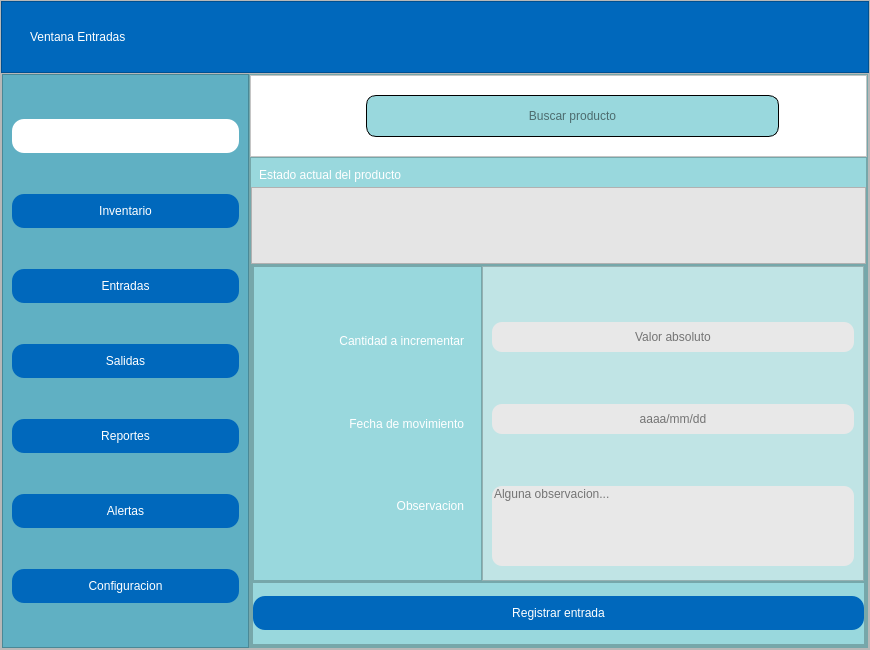
<?xml version="1.0" encoding="UTF-8"?>
<ui version="4.0">
 <class>Form</class>
 <widget class="QWidget" name="Form">
  <property name="geometry">
   <rect>
    <x>0</x>
    <y>0</y>
    <width>870</width>
    <height>650</height>
   </rect>
  </property>
  <property name="windowTitle">
   <string>Form</string>
  </property>
  <layout class="QVBoxLayout" name="verticalLayout">
   <property name="spacing">
    <number>0</number>
   </property>
   <property name="leftMargin">
    <number>0</number>
   </property>
   <property name="topMargin">
    <number>0</number>
   </property>
   <property name="rightMargin">
    <number>0</number>
   </property>
   <property name="bottomMargin">
    <number>0</number>
   </property>
   <item>
    <widget class="QFrame" name="frame">
     <property name="frameShape">
      <enum>QFrame::StyledPanel</enum>
     </property>
     <property name="frameShadow">
      <enum>QFrame::Raised</enum>
     </property>
     <layout class="QVBoxLayout" name="verticalLayout_2" stretch="1,8">
      <property name="spacing">
       <number>0</number>
      </property>
      <property name="leftMargin">
       <number>0</number>
      </property>
      <property name="topMargin">
       <number>0</number>
      </property>
      <property name="rightMargin">
       <number>0</number>
      </property>
      <property name="bottomMargin">
       <number>0</number>
      </property>
      <item>
       <widget class="QFrame" name="frame_superior">
        <property name="styleSheet">
         <string notr="true">QFrame{
	background-color: #0068BC;
}

QLabel {
	color: #FFFFFF;
    border: none;
    padding: 5px;
	font: 20pt &quot;Swis721 BlkCn BT&quot;;
}

QPushButton {
	background-color: transparent;
    color: #FFFFFF;
    border: none;
    padding: 5px;
}
QPushButton:hover { 
	background-color:#5DADE2; 
	
}
</string>
        </property>
        <property name="frameShape">
         <enum>QFrame::StyledPanel</enum>
        </property>
        <property name="frameShadow">
         <enum>QFrame::Raised</enum>
        </property>
        <layout class="QHBoxLayout" name="horizontalLayout">
         <property name="spacing">
          <number>0</number>
         </property>
         <property name="leftMargin">
          <number>0</number>
         </property>
         <property name="topMargin">
          <number>0</number>
         </property>
         <property name="rightMargin">
          <number>0</number>
         </property>
         <property name="bottomMargin">
          <number>0</number>
         </property>
         <item>
          <spacer name="horizontalSpacer_2">
           <property name="orientation">
            <enum>Qt::Horizontal</enum>
           </property>
           <property name="sizeType">
            <enum>QSizePolicy::Preferred</enum>
           </property>
           <property name="sizeHint" stdset="0">
            <size>
             <width>20</width>
             <height>20</height>
            </size>
           </property>
          </spacer>
         </item>
         <item>
          <widget class="QLabel" name="label">
           <property name="text">
            <string>Ventana Entradas</string>
           </property>
          </widget>
         </item>
         <item>
          <spacer name="horizontalSpacer">
           <property name="orientation">
            <enum>Qt::Horizontal</enum>
           </property>
           <property name="sizeHint" stdset="0">
            <size>
             <width>365</width>
             <height>20</height>
            </size>
           </property>
          </spacer>
         </item>
         <item>
          <widget class="QPushButton" name="btn_minimizar">
           <property name="text">
            <string/>
           </property>
           <property name="icon">
            <iconset>
             <normaloff>../models/minimizar.svg</normaloff>../models/minimizar.svg</iconset>
           </property>
           <property name="iconSize">
            <size>
             <width>40</width>
             <height>40</height>
            </size>
           </property>
          </widget>
         </item>
         <item>
          <widget class="QPushButton" name="btn_achicar">
           <property name="text">
            <string/>
           </property>
           <property name="icon">
            <iconset>
             <normaloff>../models/hacerchico.svg</normaloff>../models/hacerchico.svg</iconset>
           </property>
           <property name="iconSize">
            <size>
             <width>40</width>
             <height>40</height>
            </size>
           </property>
          </widget>
         </item>
         <item>
          <widget class="QPushButton" name="btn_agrandar">
           <property name="text">
            <string/>
           </property>
           <property name="icon">
            <iconset>
             <normaloff>../models/hacergrande.svg</normaloff>../models/hacergrande.svg</iconset>
           </property>
           <property name="iconSize">
            <size>
             <width>40</width>
             <height>40</height>
            </size>
           </property>
          </widget>
         </item>
         <item>
          <widget class="QPushButton" name="btn_cerrar">
           <property name="text">
            <string/>
           </property>
           <property name="icon">
            <iconset>
             <normaloff>../models/cerrar.svg</normaloff>../models/cerrar.svg</iconset>
           </property>
           <property name="iconSize">
            <size>
             <width>40</width>
             <height>40</height>
            </size>
           </property>
          </widget>
         </item>
         <item>
          <spacer name="horizontalSpacer_3">
           <property name="orientation">
            <enum>Qt::Horizontal</enum>
           </property>
           <property name="sizeType">
            <enum>QSizePolicy::Preferred</enum>
           </property>
           <property name="sizeHint" stdset="0">
            <size>
             <width>20</width>
             <height>20</height>
            </size>
           </property>
          </spacer>
         </item>
        </layout>
       </widget>
      </item>
      <item>
       <widget class="QFrame" name="frame_cuerpo">
        <property name="frameShape">
         <enum>QFrame::StyledPanel</enum>
        </property>
        <property name="frameShadow">
         <enum>QFrame::Raised</enum>
        </property>
        <layout class="QHBoxLayout" name="horizontalLayout_2" stretch="2,5">
         <property name="spacing">
          <number>0</number>
         </property>
         <property name="leftMargin">
          <number>0</number>
         </property>
         <property name="topMargin">
          <number>0</number>
         </property>
         <property name="rightMargin">
          <number>0</number>
         </property>
         <property name="bottomMargin">
          <number>0</number>
         </property>
         <item>
          <widget class="QFrame" name="frame_barra">
           <property name="maximumSize">
            <size>
             <width>300</width>
             <height>16777215</height>
            </size>
           </property>
           <property name="styleSheet">
            <string notr="true">QFrame {
	background-color: #60B0C3
}
QPushButton{
	background-color: #0068BC;       
    color: #FFFFFF;                    /* Texto blanco */
    border: none;                    /* Sin borde de línea */
    border-radius: 12px;             /* Bordes redondeados */
    padding: 10px 20px;              /* Relleno interno */
    font: bold 12pt &quot;Arial&quot;; 
}
QPushButton#btn_resumen{
background-color: #ffffff
}
QPushButton#btn_resumen:hover{
background-color: #5DADE2;
}
QPushButton:hover {
    background-color: #5DADE2;       /* Color cuando el mouse pasa encima */
}
</string>
           </property>
           <property name="frameShape">
            <enum>QFrame::StyledPanel</enum>
           </property>
           <property name="frameShadow">
            <enum>QFrame::Raised</enum>
           </property>
           <layout class="QVBoxLayout" name="verticalLayout_3">
            <item>
             <widget class="QPushButton" name="btn_resumen">
              <property name="text">
               <string/>
              </property>
              <property name="icon">
               <iconset>
                <normaloff>../models/logoIMSreduce.png</normaloff>../models/logoIMSreduce.png</iconset>
              </property>
              <property name="iconSize">
               <size>
                <width>120</width>
                <height>120</height>
               </size>
              </property>
             </widget>
            </item>
            <item>
             <widget class="QPushButton" name="btn_inventario">
              <property name="text">
               <string>Inventario</string>
              </property>
              <property name="icon">
               <iconset>
                <normaloff>../models/inventario.svg</normaloff>../models/inventario.svg</iconset>
              </property>
              <property name="iconSize">
               <size>
                <width>30</width>
                <height>30</height>
               </size>
              </property>
             </widget>
            </item>
            <item>
             <widget class="QPushButton" name="btn_entradas">
              <property name="text">
               <string>Entradas</string>
              </property>
              <property name="icon">
               <iconset>
                <normaloff>../models/entrada.svg</normaloff>../models/entrada.svg</iconset>
              </property>
              <property name="iconSize">
               <size>
                <width>30</width>
                <height>30</height>
               </size>
              </property>
             </widget>
            </item>
            <item>
             <widget class="QPushButton" name="btn_salidas">
              <property name="text">
               <string>Salidas</string>
              </property>
              <property name="icon">
               <iconset>
                <normaloff>../models/salida.svg</normaloff>../models/salida.svg</iconset>
              </property>
              <property name="iconSize">
               <size>
                <width>30</width>
                <height>30</height>
               </size>
              </property>
             </widget>
            </item>
            <item>
             <widget class="QPushButton" name="btn_reportes">
              <property name="text">
               <string>Reportes</string>
              </property>
              <property name="icon">
               <iconset>
                <normaloff>../models/reportes.svg</normaloff>../models/reportes.svg</iconset>
              </property>
              <property name="iconSize">
               <size>
                <width>30</width>
                <height>30</height>
               </size>
              </property>
             </widget>
            </item>
            <item>
             <widget class="QPushButton" name="btn_alertas">
              <property name="text">
               <string>Alertas</string>
              </property>
              <property name="icon">
               <iconset>
                <normaloff>../models/alertas.svg</normaloff>../models/alertas.svg</iconset>
              </property>
              <property name="iconSize">
               <size>
                <width>30</width>
                <height>30</height>
               </size>
              </property>
             </widget>
            </item>
            <item>
             <widget class="QPushButton" name="btn_configuracion">
              <property name="text">
               <string>Configuracion</string>
              </property>
              <property name="icon">
               <iconset>
                <normaloff>../models/configuracion.svg</normaloff>../models/configuracion.svg</iconset>
              </property>
              <property name="iconSize">
               <size>
                <width>30</width>
                <height>30</height>
               </size>
              </property>
             </widget>
            </item>
           </layout>
          </widget>
         </item>
         <item>
          <widget class="QFrame" name="frame_contenido">
           <property name="styleSheet">
            <string notr="true">background-color: #99D8DD</string>
           </property>
           <property name="frameShape">
            <enum>QFrame::StyledPanel</enum>
           </property>
           <property name="frameShadow">
            <enum>QFrame::Raised</enum>
           </property>
           <layout class="QVBoxLayout" name="verticalLayout_4" stretch="1,6">
            <property name="spacing">
             <number>0</number>
            </property>
            <property name="leftMargin">
             <number>0</number>
            </property>
            <property name="topMargin">
             <number>0</number>
            </property>
            <property name="rightMargin">
             <number>0</number>
            </property>
            <property name="bottomMargin">
             <number>0</number>
            </property>
            <item>
             <widget class="QFrame" name="frame_busqueda">
              <property name="styleSheet">
               <string notr="true">QFrame{
	background-color: #ffffff
}
QPushButton {
	background-color: transparent;
    color: #FFFFFF;
    border: none;
    padding: 5px;
}
QPushButton:hover { 
	background-color:#5DADE2; 
	min-width: 60px;
    min-height: 60px;
    border-radius: 30px; 
}
QLineEdit{
	border: 1px solid #000000;
	border-radius:10px;
	height:40px;
	font: 20pt &quot;Swis721 BlkCn BT&quot;;
}</string>
              </property>
              <property name="frameShape">
               <enum>QFrame::StyledPanel</enum>
              </property>
              <property name="frameShadow">
               <enum>QFrame::Raised</enum>
              </property>
              <layout class="QHBoxLayout" name="horizontalLayout_3">
               <item>
                <widget class="QPushButton" name="bt_ocultar">
                 <property name="text">
                  <string/>
                 </property>
                 <property name="icon">
                  <iconset>
                   <normaloff>../models/izquierda.svg</normaloff>../models/izquierda.svg</iconset>
                 </property>
                 <property name="iconSize">
                  <size>
                   <width>50</width>
                   <height>50</height>
                  </size>
                 </property>
                </widget>
               </item>
               <item>
                <widget class="QPushButton" name="bt_mostrar">
                 <property name="text">
                  <string/>
                 </property>
                 <property name="icon">
                  <iconset>
                   <normaloff>../models/derecha.svg</normaloff>../models/derecha.svg</iconset>
                 </property>
                 <property name="iconSize">
                  <size>
                   <width>50</width>
                   <height>50</height>
                  </size>
                 </property>
                </widget>
               </item>
               <item>
                <spacer name="horizontalSpacer_5">
                 <property name="orientation">
                  <enum>Qt::Horizontal</enum>
                 </property>
                 <property name="sizeType">
                  <enum>QSizePolicy::Preferred</enum>
                 </property>
                 <property name="sizeHint" stdset="0">
                  <size>
                   <width>10</width>
                   <height>20</height>
                  </size>
                 </property>
                </spacer>
               </item>
               <item>
                <widget class="QLineEdit" name="Linedit_busqueda">
                 <property name="inputMask">
                  <string/>
                 </property>
                 <property name="text">
                  <string/>
                 </property>
                 <property name="alignment">
                  <set>Qt::AlignCenter</set>
                 </property>
                 <property name="placeholderText">
                  <string>Buscar producto</string>
                 </property>
                </widget>
               </item>
               <item>
                <widget class="QPushButton" name="btn_busqueda">
                 <property name="text">
                  <string/>
                 </property>
                 <property name="icon">
                  <iconset>
                   <normaloff>../models/buscar.svg</normaloff>../models/buscar.svg</iconset>
                 </property>
                 <property name="iconSize">
                  <size>
                   <width>50</width>
                   <height>50</height>
                  </size>
                 </property>
                </widget>
               </item>
               <item>
                <spacer name="horizontalSpacer_4">
                 <property name="orientation">
                  <enum>Qt::Horizontal</enum>
                 </property>
                 <property name="sizeType">
                  <enum>QSizePolicy::Preferred</enum>
                 </property>
                 <property name="sizeHint" stdset="0">
                  <size>
                   <width>30</width>
                   <height>20</height>
                  </size>
                 </property>
                </spacer>
               </item>
              </layout>
             </widget>
            </item>
            <item>
             <widget class="QFrame" name="frame_informacion">
              <property name="styleSheet">
               <string notr="true">QLabel {
	color: #FFFFFF;
    border: none;
    padding: 5px;
	font: 20pt &quot;Swis721 BlkCn BT&quot;;
}</string>
              </property>
              <property name="frameShape">
               <enum>QFrame::StyledPanel</enum>
              </property>
              <property name="frameShadow">
               <enum>QFrame::Raised</enum>
              </property>
              <layout class="QVBoxLayout" name="verticalLayout_5" stretch="0,0,1,5">
               <property name="spacing">
                <number>0</number>
               </property>
               <property name="leftMargin">
                <number>0</number>
               </property>
               <property name="topMargin">
                <number>0</number>
               </property>
               <property name="rightMargin">
                <number>0</number>
               </property>
               <property name="bottomMargin">
                <number>0</number>
               </property>
               <item>
                <spacer name="verticalSpacer">
                 <property name="orientation">
                  <enum>Qt::Vertical</enum>
                 </property>
                 <property name="sizeType">
                  <enum>QSizePolicy::Preferred</enum>
                 </property>
                 <property name="sizeHint" stdset="0">
                  <size>
                   <width>20</width>
                   <height>5</height>
                  </size>
                 </property>
                </spacer>
               </item>
               <item>
                <widget class="QLabel" name="label_2">
                 <property name="text">
                  <string>Estado actual del producto </string>
                 </property>
                 <property name="scaledContents">
                  <bool>true</bool>
                 </property>
                </widget>
               </item>
               <item>
                <widget class="QTableView" name="tbView_actualProducto">
                 <property name="styleSheet">
                  <string notr="true">background-color: rgb(229, 229, 229)</string>
                 </property>
                </widget>
               </item>
               <item>
                <widget class="QFrame" name="frame_entradas">
                 <property name="frameShape">
                  <enum>QFrame::StyledPanel</enum>
                 </property>
                 <property name="frameShadow">
                  <enum>QFrame::Raised</enum>
                 </property>
                 <layout class="QVBoxLayout" name="verticalLayout_6" stretch="5,1">
                  <property name="spacing">
                   <number>0</number>
                  </property>
                  <property name="leftMargin">
                   <number>0</number>
                  </property>
                  <property name="topMargin">
                   <number>0</number>
                  </property>
                  <property name="rightMargin">
                   <number>0</number>
                  </property>
                  <property name="bottomMargin">
                   <number>0</number>
                  </property>
                  <item>
                   <widget class="QFrame" name="frame_entradas_cuerpo">
                    <property name="frameShape">
                     <enum>QFrame::StyledPanel</enum>
                    </property>
                    <property name="frameShadow">
                     <enum>QFrame::Raised</enum>
                    </property>
                    <layout class="QHBoxLayout" name="horizontalLayout_4" stretch="3,5">
                     <property name="spacing">
                      <number>0</number>
                     </property>
                     <property name="leftMargin">
                      <number>0</number>
                     </property>
                     <property name="topMargin">
                      <number>0</number>
                     </property>
                     <property name="rightMargin">
                      <number>0</number>
                     </property>
                     <property name="bottomMargin">
                      <number>0</number>
                     </property>
                     <item>
                      <widget class="QFrame" name="frame_izquierdo">
                       <property name="frameShape">
                        <enum>QFrame::StyledPanel</enum>
                       </property>
                       <property name="frameShadow">
                        <enum>QFrame::Raised</enum>
                       </property>
                       <layout class="QVBoxLayout" name="verticalLayout_8">
                        <item>
                         <spacer name="verticalSpacer_3">
                          <property name="orientation">
                           <enum>Qt::Vertical</enum>
                          </property>
                          <property name="sizeHint" stdset="0">
                           <size>
                            <width>20</width>
                            <height>25</height>
                           </size>
                          </property>
                         </spacer>
                        </item>
                        <item>
                         <widget class="QLabel" name="label_3">
                          <property name="text">
                           <string>Cantidad a incrementar</string>
                          </property>
                          <property name="alignment">
                           <set>Qt::AlignRight|Qt::AlignTrailing|Qt::AlignVCenter</set>
                          </property>
                         </widget>
                        </item>
                        <item>
                         <spacer name="verticalSpacer_4">
                          <property name="orientation">
                           <enum>Qt::Vertical</enum>
                          </property>
                          <property name="sizeHint" stdset="0">
                           <size>
                            <width>20</width>
                            <height>25</height>
                           </size>
                          </property>
                         </spacer>
                        </item>
                        <item>
                         <widget class="QLabel" name="label_4">
                          <property name="text">
                           <string>Fecha de movimiento</string>
                          </property>
                          <property name="alignment">
                           <set>Qt::AlignRight|Qt::AlignTrailing|Qt::AlignVCenter</set>
                          </property>
                         </widget>
                        </item>
                        <item>
                         <spacer name="verticalSpacer_5">
                          <property name="orientation">
                           <enum>Qt::Vertical</enum>
                          </property>
                          <property name="sizeHint" stdset="0">
                           <size>
                            <width>20</width>
                            <height>26</height>
                           </size>
                          </property>
                         </spacer>
                        </item>
                        <item>
                         <widget class="QLabel" name="label_5">
                          <property name="text">
                           <string>Observacion</string>
                          </property>
                          <property name="alignment">
                           <set>Qt::AlignRight|Qt::AlignTrailing|Qt::AlignVCenter</set>
                          </property>
                         </widget>
                        </item>
                        <item>
                         <spacer name="verticalSpacer_6">
                          <property name="orientation">
                           <enum>Qt::Vertical</enum>
                          </property>
                          <property name="sizeHint" stdset="0">
                           <size>
                            <width>20</width>
                            <height>25</height>
                           </size>
                          </property>
                         </spacer>
                        </item>
                       </layout>
                      </widget>
                     </item>
                     <item>
                      <widget class="QFrame" name="frame_derecho">
                       <property name="styleSheet">
                        <string notr="true">QFrame{
	background-color: #C0E4E5
}
QLineEdit{
	background-color: rgb(232, 232, 232);
	border-radius: 10px;
	height: 30px;
	font: 17pt &quot;Swis721 BlkCn BT&quot;;
	
}</string>
                       </property>
                       <property name="frameShape">
                        <enum>QFrame::StyledPanel</enum>
                       </property>
                       <property name="frameShadow">
                        <enum>QFrame::Raised</enum>
                       </property>
                       <layout class="QVBoxLayout" name="verticalLayout_9">
                        <item>
                         <spacer name="verticalSpacer_7">
                          <property name="orientation">
                           <enum>Qt::Vertical</enum>
                          </property>
                          <property name="sizeHint" stdset="0">
                           <size>
                            <width>20</width>
                            <height>28</height>
                           </size>
                          </property>
                         </spacer>
                        </item>
                        <item>
                         <widget class="QLineEdit" name="LnEdit_entrada">
                          <property name="sizePolicy">
                           <sizepolicy hsizetype="Preferred" vsizetype="Preferred">
                            <horstretch>0</horstretch>
                            <verstretch>0</verstretch>
                           </sizepolicy>
                          </property>
                          <property name="alignment">
                           <set>Qt::AlignCenter</set>
                          </property>
                          <property name="placeholderText">
                           <string>Valor absoluto</string>
                          </property>
                         </widget>
                        </item>
                        <item>
                         <spacer name="verticalSpacer_8">
                          <property name="orientation">
                           <enum>Qt::Vertical</enum>
                          </property>
                          <property name="sizeHint" stdset="0">
                           <size>
                            <width>20</width>
                            <height>29</height>
                           </size>
                          </property>
                         </spacer>
                        </item>
                        <item>
                         <widget class="QLineEdit" name="LnEdit_fecha">
                          <property name="alignment">
                           <set>Qt::AlignCenter</set>
                          </property>
                          <property name="placeholderText">
                           <string>aaaa/mm/dd</string>
                          </property>
                         </widget>
                        </item>
                        <item>
                         <spacer name="verticalSpacer_9">
                          <property name="orientation">
                           <enum>Qt::Vertical</enum>
                          </property>
                          <property name="sizeHint" stdset="0">
                           <size>
                            <width>20</width>
                            <height>28</height>
                           </size>
                          </property>
                         </spacer>
                        </item>
                        <item>
                         <widget class="QLineEdit" name="LnEdit_observaciones">
                          <property name="styleSheet">
                           <string notr="true">height: 80px;
font: 15pt &quot;Swis721 BlkCn BT&quot;;</string>
                          </property>
                          <property name="alignment">
                           <set>Qt::AlignLeading|Qt::AlignLeft|Qt::AlignTop</set>
                          </property>
                          <property name="placeholderText">
                           <string>Alguna observacion...</string>
                          </property>
                         </widget>
                        </item>
                        <item>
                         <spacer name="verticalSpacer_10">
                          <property name="orientation">
                           <enum>Qt::Vertical</enum>
                          </property>
                          <property name="sizeType">
                           <enum>QSizePolicy::Preferred</enum>
                          </property>
                          <property name="sizeHint" stdset="0">
                           <size>
                            <width>20</width>
                            <height>5</height>
                           </size>
                          </property>
                         </spacer>
                        </item>
                       </layout>
                      </widget>
                     </item>
                    </layout>
                   </widget>
                  </item>
                  <item>
                   <widget class="QFrame" name="frame_entradas_bajo">
                    <property name="styleSheet">
                     <string notr="true">QPushButton{
	background-color: #0068BC;       
    color: #FFFFFF;                    /* Texto blanco */
    border: none;                    /* Sin borde de línea */
    border-radius: 12px;             /* Bordes redondeados */
    padding: 10px 20px;              /* Relleno interno */
    font: bold 18pt &quot;Arial&quot;; 
}

QPushButton:hover {
    background-color: #5DADE2;       /* Color cuando el mouse pasa encima */
}
</string>
                    </property>
                    <property name="frameShape">
                     <enum>QFrame::StyledPanel</enum>
                    </property>
                    <property name="frameShadow">
                     <enum>QFrame::Raised</enum>
                    </property>
                    <layout class="QVBoxLayout" name="verticalLayout_7">
                     <property name="spacing">
                      <number>0</number>
                     </property>
                     <property name="leftMargin">
                      <number>0</number>
                     </property>
                     <property name="topMargin">
                      <number>0</number>
                     </property>
                     <property name="rightMargin">
                      <number>0</number>
                     </property>
                     <property name="bottomMargin">
                      <number>0</number>
                     </property>
                     <item>
                      <widget class="QPushButton" name="btn_registrar_entrada">
                       <property name="text">
                        <string>Registrar entrada</string>
                       </property>
                       <property name="icon">
                        <iconset>
                         <normaloff>../models/like.svg</normaloff>../models/like.svg</iconset>
                       </property>
                       <property name="iconSize">
                        <size>
                         <width>40</width>
                         <height>40</height>
                        </size>
                       </property>
                       <property name="autoRepeatDelay">
                        <number>300</number>
                       </property>
                      </widget>
                     </item>
                    </layout>
                   </widget>
                  </item>
                 </layout>
                </widget>
               </item>
              </layout>
             </widget>
            </item>
           </layout>
          </widget>
         </item>
        </layout>
       </widget>
      </item>
     </layout>
    </widget>
   </item>
  </layout>
 </widget>
 <resources/>
 <connections/>
</ui>
